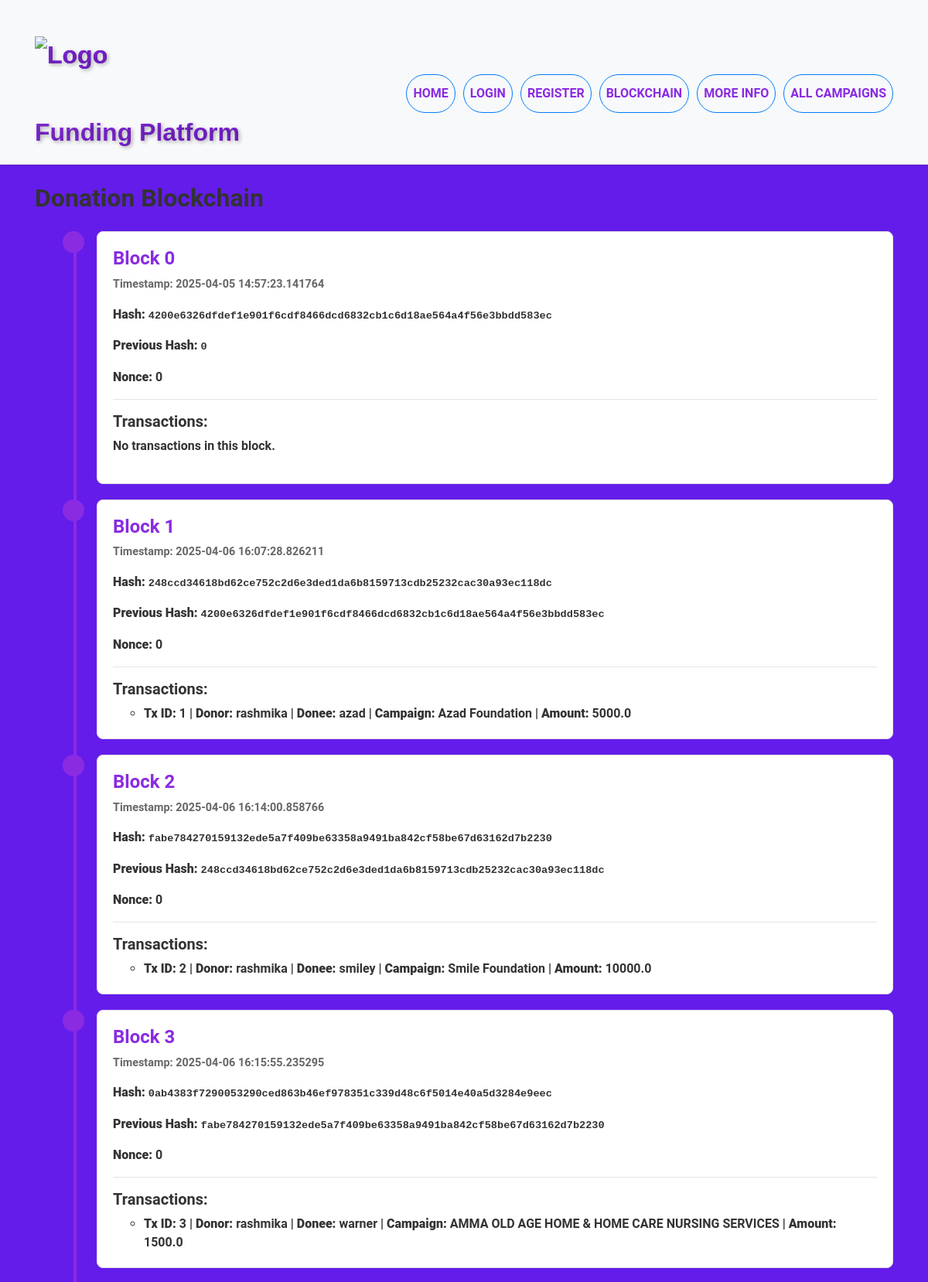
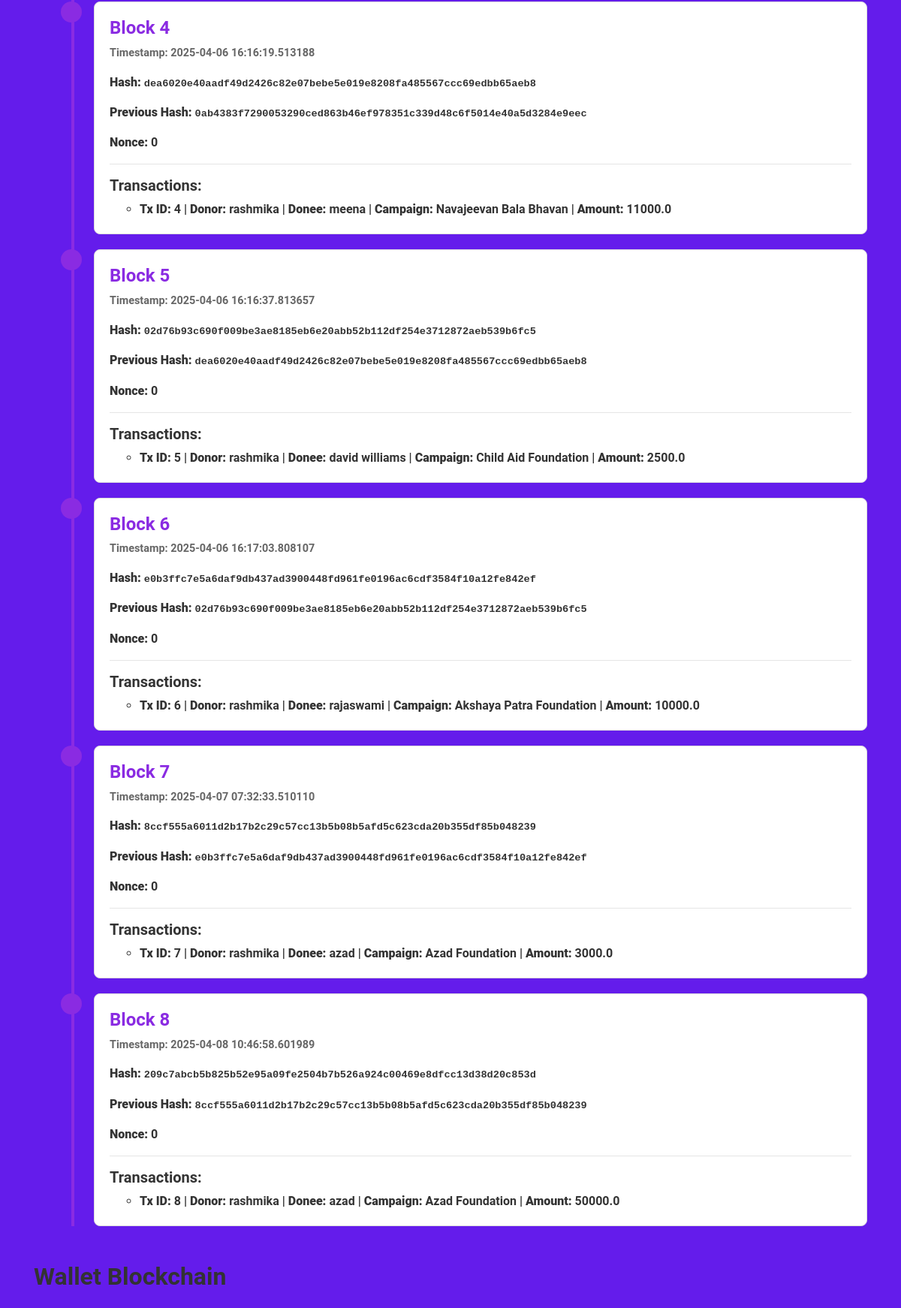
/blockchain (upper part), run on the app's committed database (2 pictures, top to bottom).
### models.py (models this page shows, shortened)
class DonationBlock(db.Model):
    id = db.Column(db.Integer, primary_key=True)
    index = db.Column(db.Integer, nullable=False)
    timestamp = db.Column(db.DateTime, default=datetime.utcnow)
    transactions = db.Column(db.Text)  # JSON string of donation transactions
    previous_hash = db.Column(db.String(256), nullable=False)
    hash = db.Column(db.String(256), nullable=False)
    nonce = db.Column(db.Integer, default=0)

### app.py (the view)
@app.route('/blockchain')
def blockchain():
    donation_blocks = DonationBlock.query.order_by(DonationBlock.index.asc()).all()
    wallet_blocks = WalletBlock.query.order_by(WalletBlock.index.asc()).all()
    for block in donation_blocks:
        try:
            block.tx_list = json.loads(block.transactions)
        except Exception:
            block.tx_list = []
    for block in wallet_blocks:
        try:
            block.tx_list = json.loads(block.transactions)
        except Exception:
            block.tx_list = []
    return render_template('blockchain.html', donation_blocks=donation_blocks, wallet_blocks=wallet_blocks)

### templates/blockchain.html (shortened to what this page needs)
{% extends "base.html" %}
{% block content %}
<h2 class="mb-4">Donation Blockchain</h2>
<ul class="timeline">
  {% for block in donation_blocks %}
    <li class="timeline-item">
      <div class="block-card">
        <h4>Block {{ block.index }}</h4>
        <p class="timestamp">Timestamp: {{ block.timestamp }}</p>
        <p><strong>Hash:</strong> <span class="hash">{{ block.hash }}</span></p>
        <p><strong>Previous Hash:</strong> <span class="prev-hash">{{ block.previous_hash }}</span></p>
        <p><strong>Nonce:</strong> {{ block.nonce }}</p>
        <hr>
        <h5>Transactions:</h5>
        {% if block.tx_list and block.tx_list|length > 0 %}
          <ul>
            {% for tx in block.tx_list %}
              <li>
                <strong>Tx ID:</strong> {{ tx.transaction_id }} |
                <strong>Donor:</strong> {{ tx.donor }} |
                <strong>Donee:</strong> {{ tx.donee }} |
                <strong>Campaign:</strong> {{ tx.campaign }} |
                <strong>Amount:</strong> {{ tx.amount }}
              </li>
            {% endfor %}
          </ul>
        {% else %}
          <p>No transactions in this block.</p>
        {% endif %}
      </div>
    </li>
  {% endfor %}
</ul>
<h2 class="mt-5 mb-4">Wallet Blockchain</h2>
{% endblock %}

### static/css/styles.css (style rules this page uses)
body { background: linear-gradient(45deg, #a18cd1, #fbc2eb, #f6d365, #fda085,#641ceb,#641ceb,#641ceb); animation: gradientBG 8s ease infinite; background-size: 400% 400%; color: #333; font-family: 'Roboto', sans-serif; margin: 0; padding: 0; }
body, h1, h2, h3, h4, h5, h6, button { font-family: 'Roboto', sans-serif; font-weight: 700 !important; }
.block-card { background-color: #fff; border: 1px solid #ddd; border-radius: 8px; margin-bottom: 20px; padding: 20px; }
.block-card h4 { color: #8A2BE2; margin-top: 0; }
.block-card .timestamp { font-size: 0.9em; color: #666; }
.block-card .hash, .block-card .prev-hash { font-family: monospace; font-size: 0.85em; color: #333; word-break: break-all; }
.timeline { position: relative; margin: 20px 0; padding: 0; list-style: none; }
.timeline:before { content: ''; position: absolute; top: 0; bottom: 0; left: 50px; width: 4px; background: #8A2BE2; }
.timeline-item { position: relative; margin: 20px 0; padding-left: 80px; transition: transform 0.3s ease; }
.timeline-item:before { content: ''; position: absolute; left: 36px; background: #8A2BE2; border-radius: 50%; height: 28px; width: 28px; top: 0; }

### templates/base.html (style rules this page uses)
body { display: flex; flex-direction: column; min-height: 100vh; }

### data on the page
DonationBlock: index "0", timestamp "2025-04-05 14:57:23.141764", hash "4200e6326dfdef1e901f6cdf8466dcd6832cb1c6d18ae564a4f56e3bbdd583ec", previous_hash "0", nonce "0", shows "No transactions in this block."
DonationBlock: index "1", timestamp "2025-04-06 16:07:28.826211", hash "248ccd34618bd62ce752c2d6e3ded1da6b8159713cdb25232cac30a93ec118dc", previous_hash "4200e6326dfdef1e901f6cdf8466dcd6832cb1c6d18ae564a4f56e3bbdd583ec", nonce "0", transaction_id "1", donor "rashmika", donee "azad", campaign "Azad Foundation", amount "5000.0"
DonationBlock: index "2", timestamp "2025-04-06 16:14:00.858766", hash "fabe784270159132ede5a7f409be63358a9491ba842cf58be67d63162d7b2230", previous_hash "248ccd34618bd62ce752c2d6e3ded1da6b8159713cdb25232cac30a93ec118dc", nonce "0", transaction_id "2", donor "rashmika", donee "smiley", campaign "Smile Foundation", amount "10000.0"
DonationBlock: index "3", timestamp "2025-04-06 16:15:55.235295", hash "0ab4383f7290053290ced863b46ef978351c339d48c6f5014e40a5d3284e9eec", previous_hash "fabe784270159132ede5a7f409be63358a9491ba842cf58be67d63162d7b2230", nonce "0", transaction_id "3", donor "rashmika", donee "warner", campaign "AMMA OLD AGE HOME & HOME CARE NURSING SERVICES", amount "1500.0"
DonationBlock: index "4", timestamp "2025-04-06 16:16:19.513188", hash "dea6020e40aadf49d2426c82e07bebe5e019e8208fa485567ccc69edbb65aeb8", previous_hash "0ab4383f7290053290ced863b46ef978351c339d48c6f5014e40a5d3284e9eec", nonce "0", transaction_id "4", donor "rashmika", donee "meena", campaign "Navajeevan Bala Bhavan", amount "11000.0"
DonationBlock: index "5", timestamp "2025-04-06 16:16:37.813657", hash "02d76b93c690f009be3ae8185eb6e20abb52b112df254e3712872aeb539b6fc5", previous_hash "dea6020e40aadf49d2426c82e07bebe5e019e8208fa485567ccc69edbb65aeb8", nonce "0", transaction_id "5", donor "rashmika", donee "david williams", campaign "Child Aid Foundation", amount "2500.0"
DonationBlock: index "6", timestamp "2025-04-06 16:17:03.808107", hash "e0b3ffc7e5a6daf9db437ad3900448fd961fe0196ac6cdf3584f10a12fe842ef", previous_hash "02d76b93c690f009be3ae8185eb6e20abb52b112df254e3712872aeb539b6fc5", nonce "0", transaction_id "6", donor "rashmika", donee "rajaswami", campaign "Akshaya Patra Foundation", amount "10000.0"
DonationBlock: index "7", timestamp "2025-04-07 07:32:33.510110", hash "8ccf555a6011d2b17b2c29c57cc13b5b08b5afd5c623cda20b355df85b048239", previous_hash "e0b3ffc7e5a6daf9db437ad3900448fd961fe0196ac6cdf3584f10a12fe842ef", nonce "0", transaction_id "7", donor "rashmika", donee "azad", campaign "Azad Foundation", amount "3000.0"
DonationBlock: index "8", timestamp "2025-04-08 10:46:58.601989", hash "209c7abcb5b825b52e95a09fe2504b7b526a924c00469e8dfcc13d38d20c853d", previous_hash "8ccf555a6011d2b17b2c29c57cc13b5b08b5afd5c623cda20b355df85b048239", nonce "0", transaction_id "8", donor "rashmika", donee "azad", campaign "Azad Foundation", amount "50000.0"
